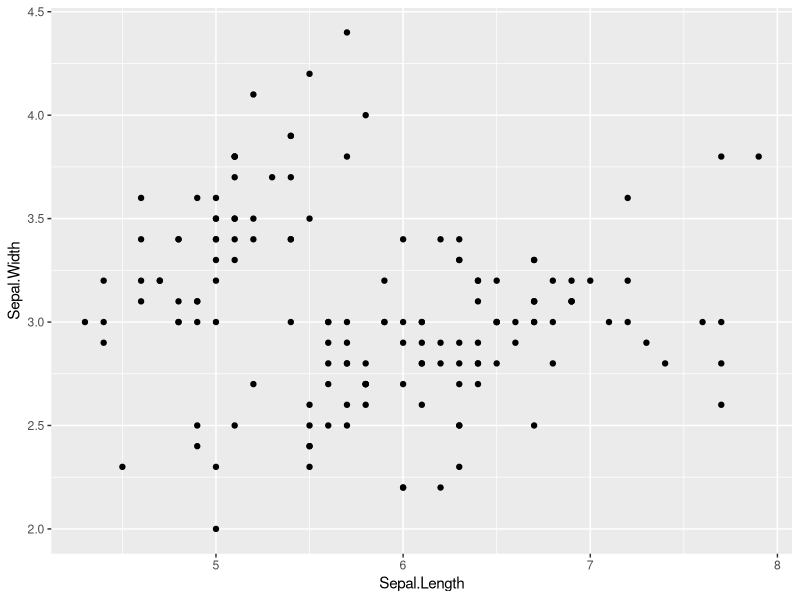
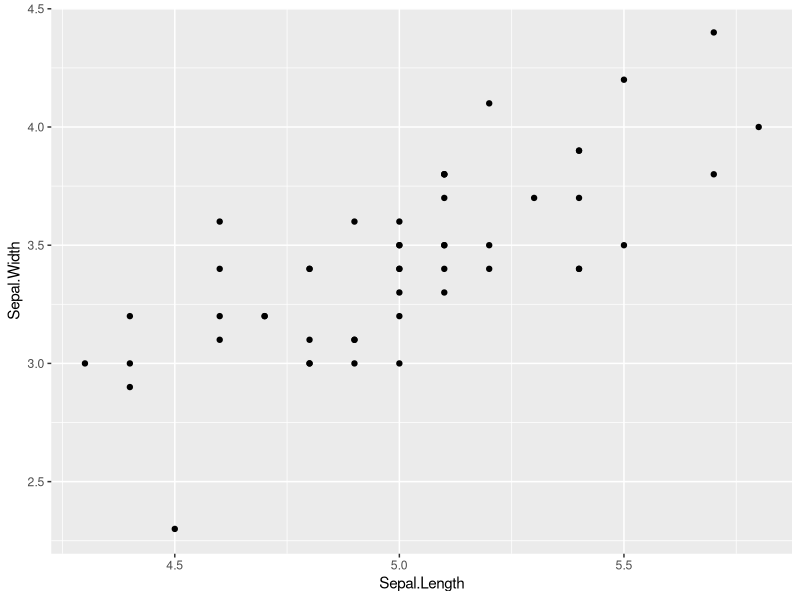
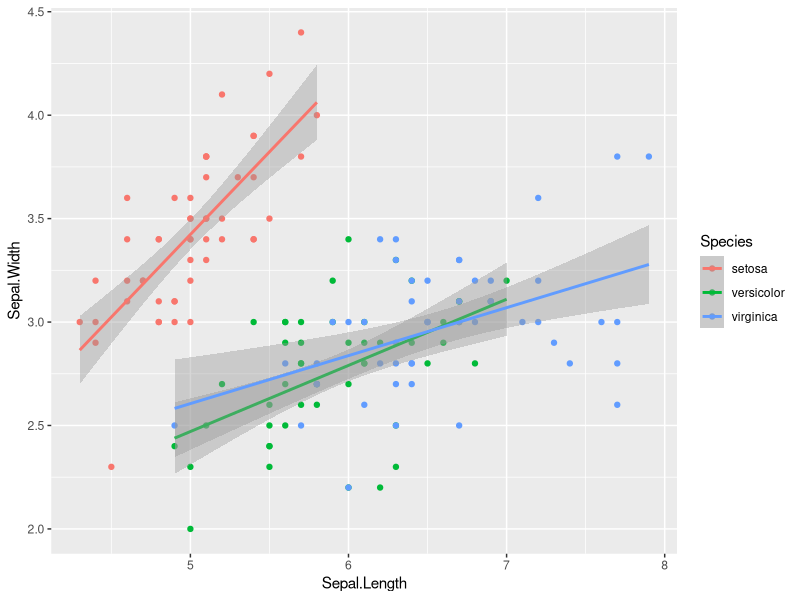
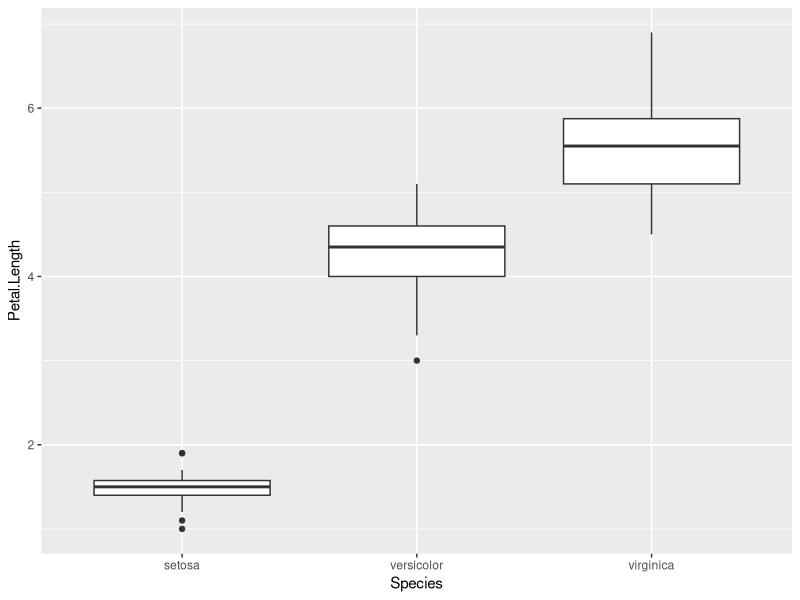
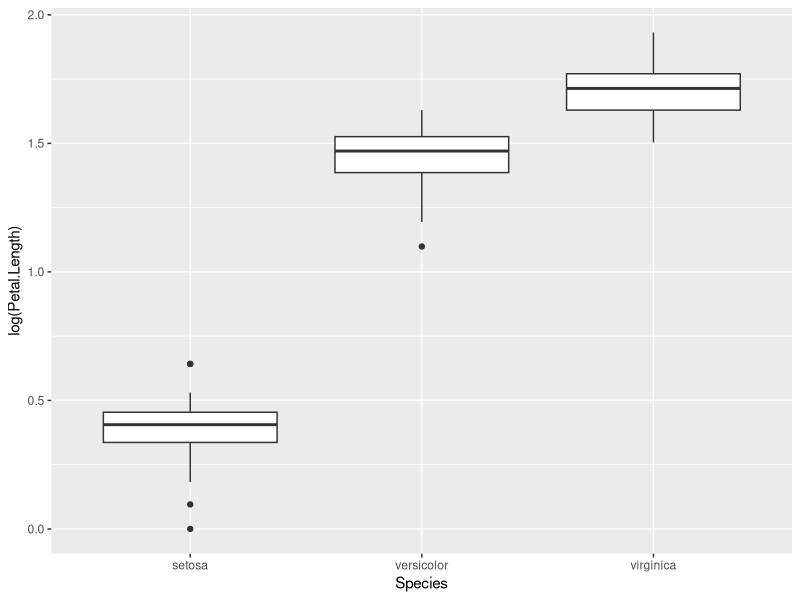
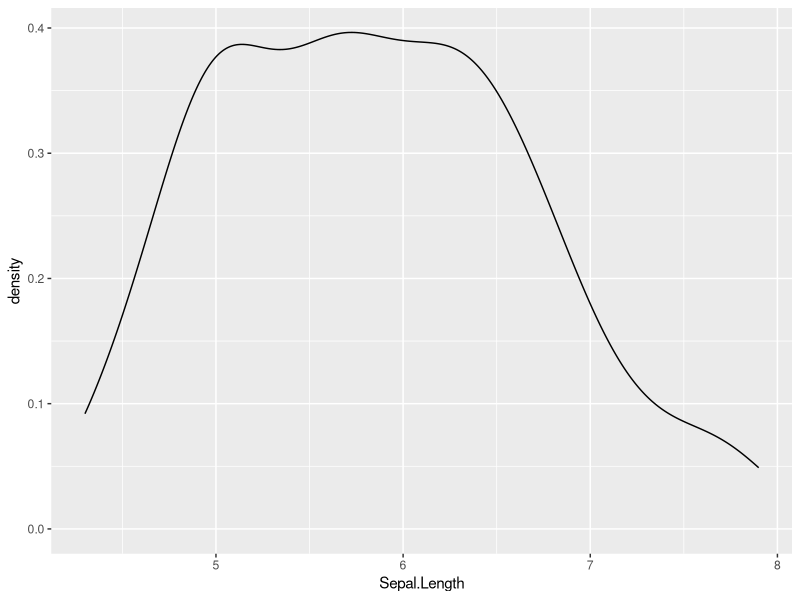
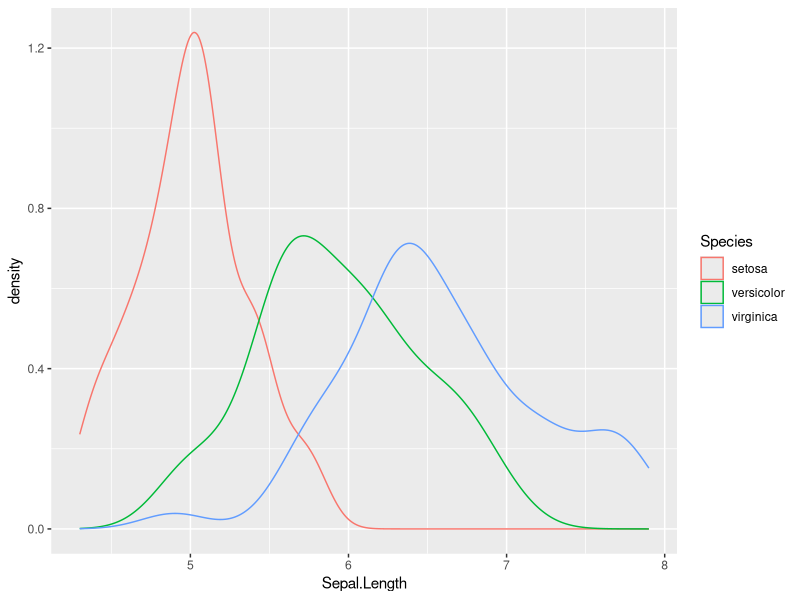
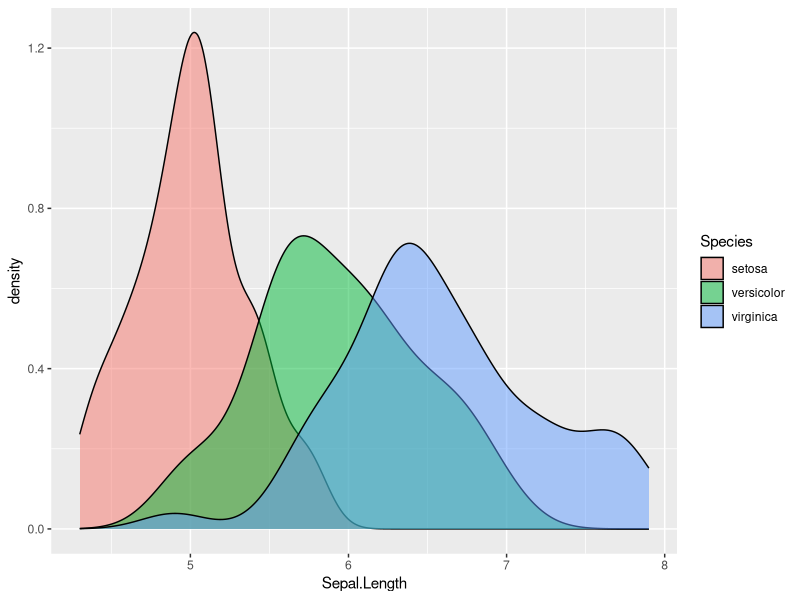

These charts were generated, in order, by the following R code:
## load ggplot2 package
library(ggplot2)


## Scatterplot of Sepal.Length vs Sepal.Width
ggplot(iris, aes(x=Sepal.Length, y=Sepal.Width)) +   ## create plot  
  geom_point()                                       ## add points

## Scatterplot of Sepal.Length vs Sepal.Width for only species setosa
ggplot(subset(iris,Species=="setosa"), aes(x=Sepal.Length, y=Sepal.Width)) +     
  geom_point()  

## Scatterplot of Sepal.Length vs Sepal.Width color coded by species with trend line.
ggplot(iris, aes(x=Sepal.Length, y=Sepal.Width,color=Species)) +   
  geom_point() + 
  geom_smooth(method = "lm")          ## add trend line                               

## Side-by-side boxplots of Petal.Length by species.
ggplot(iris, aes(x=Species, y=Petal.Length)) +     
  geom_boxplot()  

## Side-by-side boxplots of Petal.Length by species, but use the log of Petal.Length.
ggplot(iris, aes(x=Species, y=log(Petal.Length))) +     ## uses natural log
  geom_boxplot()  

## Density plot of Sepal.Length.
ggplot(iris, aes(x=Sepal.Length)) + geom_density()

## Density plots of Sepal.Length for each species (all on the same axis system).
ggplot(iris, aes(x=Sepal.Length, color=Species)) + geom_density()

## Density plots of Sepal.Length for each species (all on the same axis system) with fill.
## Note the fill arguement.  alpha makes the less opaque.  Needs to be a value between 0 and 1.
ggplot(iris, aes(x=Sepal.Length, fill=Species)) + geom_density(alpha=0.5)

## Bubble plot of Sepal.Length vs Sepal.Width color coded by species, where the diameter of the bubbles is Petal.Length.
ggplot(iris, aes(x=Sepal.Length, y=Sepal.Width,color=Species, size=Petal.Length)) +   
  geom_point(alpha=0.5)  
  
## Panel four plots in one figure.  
## First load (need to install first) the gridExtra package
library(gridExtra)

## Then create the plots.  Note that I'm saving them to variables
p1 <- ggplot(iris, aes(x=Sepal.Length, y=Sepal.Width,color=Species)) +   
  geom_point() + 
  geom_smooth(method = "lm")     

p2 <- ggplot(iris, aes(x=Species, y=Petal.Length)) +     
  geom_boxplot()  

p3 <- ggplot(iris, aes(x=Sepal.Length, fill=Species)) + geom_density(alpha=0.5)

p4 <- ggplot(iris, aes(x=Sepal.Length, y=Sepal.Width,color=Species, size=Petal.Length)) +   
  geom_point(alpha=0.5)  

## use the grid.arrange() function in the gridExtra package
grid.arrange(p1, p2, p3, p4, nrow=2)
## Not pretty, but we can tweak it later. 




